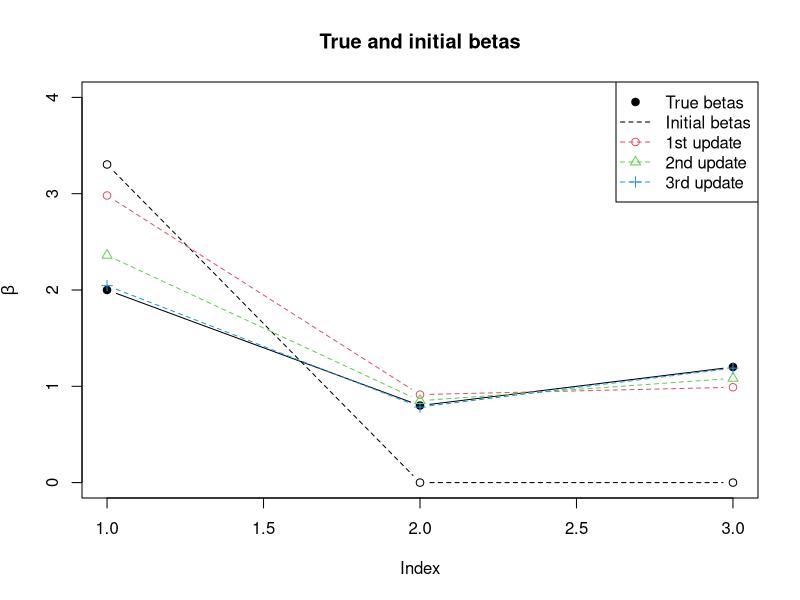
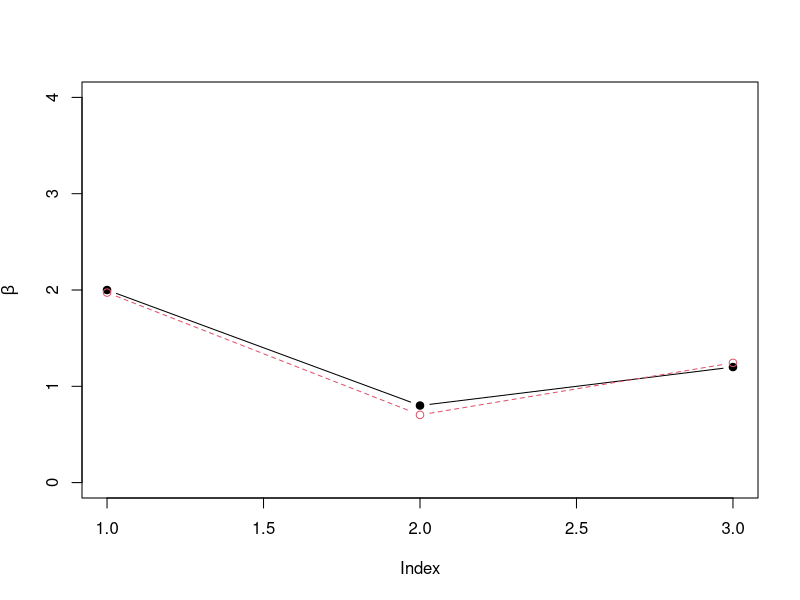
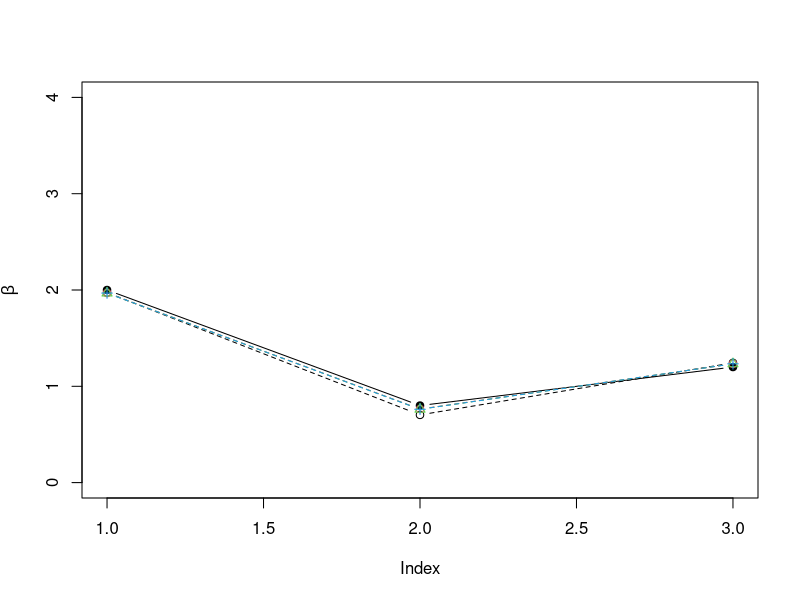

Write the R code that produced these figures, in order.



# https://statomics.github.io/SGA2019/assets/poissonIRWLS-implemented.html
set.seed(300)
xhlp <- cbind(1, rnorm(100), rnorm(100))
betasTrue <- c(2, 0.8, 1.2)
etaTrue <- xhlp %*% betasTrue
y <- rpois(100, exp(etaTrue))
# plot(betasTrue, ylab = expression(beta), ylim = c(0, 4), pch = 19, type = "b",
#      main = "True betas"
# )
# Initial estimate
iteration <- 0
betas <- c(log(mean(y)), 0, 0)
plot(betasTrue, ylab = expression(beta), ylim = c(0, 4), pch = 19, type = "b",
main = "True and initial betas"
)
lines(betas, type = "b", lty = 2)
#Calculate current eta
eta <- xhlp %*% betas
iteration <- 0
for (i in 1:3) {
  # start IRLS update step
  iteration <- iteration + 1
  #calculate pseudo data based on current betas
  z <- eta + exp(-eta) * (y - exp(eta))
  #calculate new weights: diagonal elements
  w <- c(exp(eta))
  #update betas
  lmUpdate <- lm(z ~ -1 + xhlp, weight = w)
  #eta<-xhlp%*%betas
  eta <- lmUpdate$fitted
  betas <- lmUpdate$coef
  lines(betas, type = "b", col = iteration + 1, pch = iteration, lty = 2)
}
legend("topright", legend = c("True betas", "Initial betas" , "1st update", "2nd update", "3rd update"),
       col = c(1, 1, 2, 3, 4), pch = c(19, NA, 1, 2, 3), lty = c(NA, 2, 2, 2, 2)
)

z <- log(y + .5)
betas <- lm(z ~ -1 + xhlp)$coef
plot(betasTrue, ylab = expression(beta), ylim = c(0, 4), pch = 19, type = "b")
lines(betas, col = 2, type = "b", lty = 2)

#calculate current eta
eta <- xhlp %*% betas
eta
ylogy <- function(y) {
  return(ifelse(y == 0, rep(0, length(y)), y * log(y)))
}
deviance <- 2 * sum(ylogy(y) - y * eta - (y - exp(eta)))
devianceOld <- 1e30
plot(betasTrue, ylab = expression(beta), ylim = c(0, 4), pch = 19, type = "b")
lines(betas, type = "b", lty = 2)
tol <- 1e-6
iteration <- 0
while (((devianceOld - deviance) / devianceOld) > tol) {
  #start IRLS UPDATE STEP
  iteration <- iteration + 1
  #calculate pseudo data based on current betas
  z <- eta + exp(-eta) * (y - exp(eta))
  #calculate new weights: diagonal elements
  w <- c(exp(eta))
  #update betas
  lmUpdate <- lm(z ~ -1 + xhlp, weight = w)
  #eta<-xhlp%*%betas
  eta <- lmUpdate$fitted
  betas <- lmUpdate$coef
  lines(betas, type = "b", col = iteration + 1, pch = iteration, lty = 2)
  # criterion for convergence
  devianceOld <- deviance
  deviance <- 2 * sum(ylogy(y) - y * eta - (y - exp(eta)))
  cat("iteration", iteration, "Deviance Old", devianceOld, "Deviance", deviance, "\n")
}
varBeta <- solve(t(xhlp) %*% diag(w) %*% xhlp)
glmfit <- glm(y ~ -1 + xhlp, family = poisson)
comp <- data.frame(glmfit = c(glmfit$deviance, glmfit$coef, summary(glmfit)$coef[, 2]),
                   ourFit = c(deviance, betas, sqrt(diag(varBeta))))
row.names(comp) <- c("deviance", paste("beta", 1:3, sep = ""), paste("se", 1:3, sep = ""))
